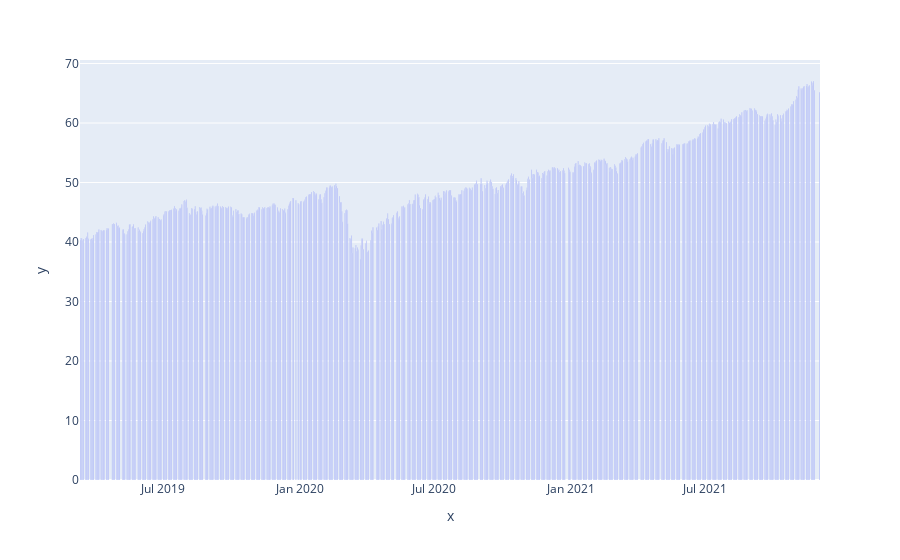

Here is the notebook cell this chart was saved with:
### Code cell
fig2 = px.bar(df, x = list(df['ds']), y = list(df['y']),barmode="group")
fig2.show()

### Figure 1 — Plotly figure (JSON) as saved in the notebook; plotly's stock layout.template omitted (floating-point values rounded to 4 significant figures; data arrays with more than 128 entries replaced by an {"elided": "..."} marker saying what was removed)
{"data": [{"alignmentgroup": "True", "hovertemplate": "x=%{x}<br>y=%{y}<extra></extra>", "legendgroup": "", "marker": {"color": "#636efa", "pattern": {"shape": ""}}, "name": "", "offsetgroup": "", "orientation": "v", "showlegend": false, "textposition": "auto", "type": "bar", "x": {"elided": "690 str values"}, "xaxis": "x", "y": {"elided": "690 float values"}, "yaxis": "y"}], "layout": {"barmode": "group", "legend": {"tracegroupgap": 0}, "margin": {"t": 60}, "xaxis": {"anchor": "y", "domain": [0, 1], "title": {"text": "x"}}, "yaxis": {"anchor": "x", "domain": [0, 1], "title": {"text": "y"}}}}
